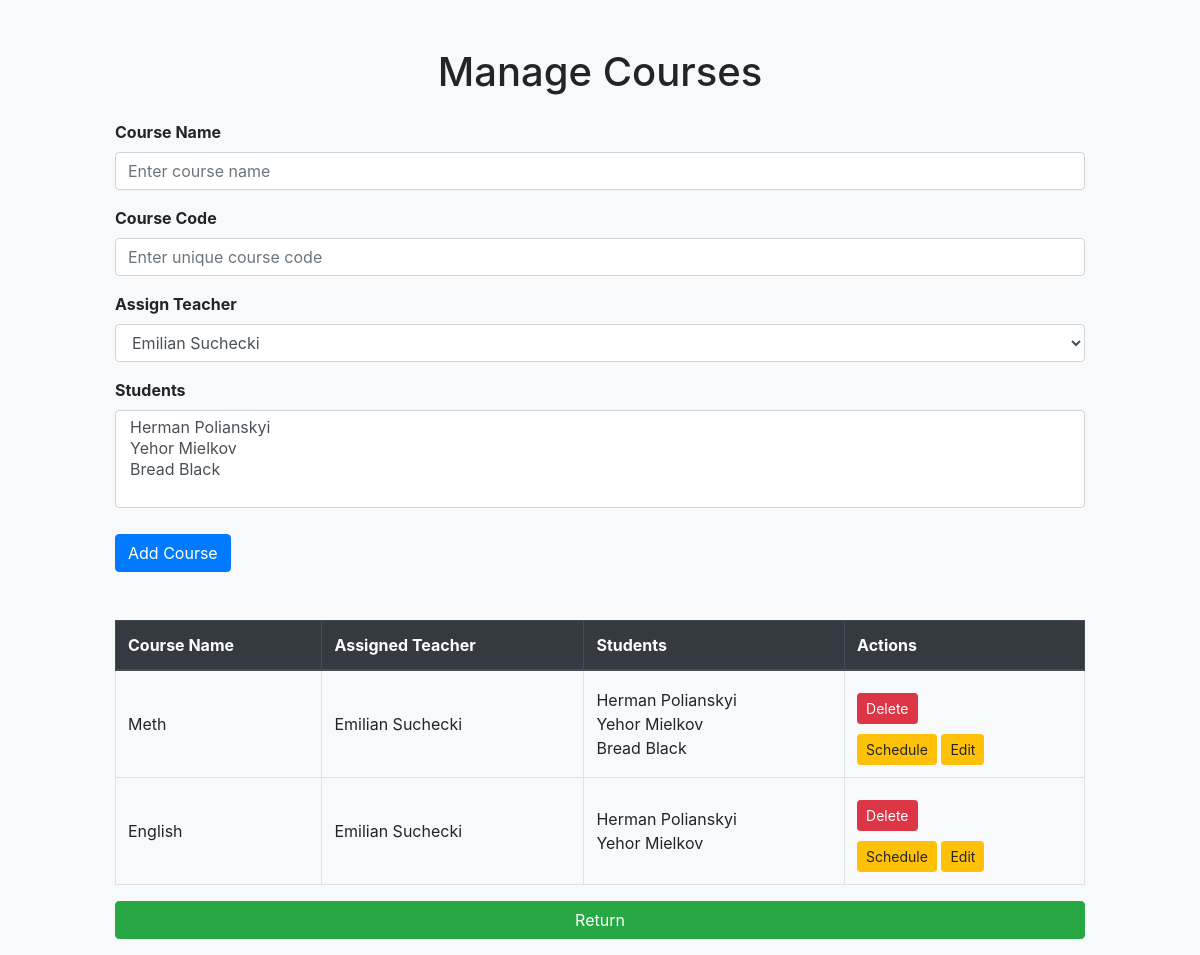
/admin_page (signed in), run on an earlier commit of the app's database.
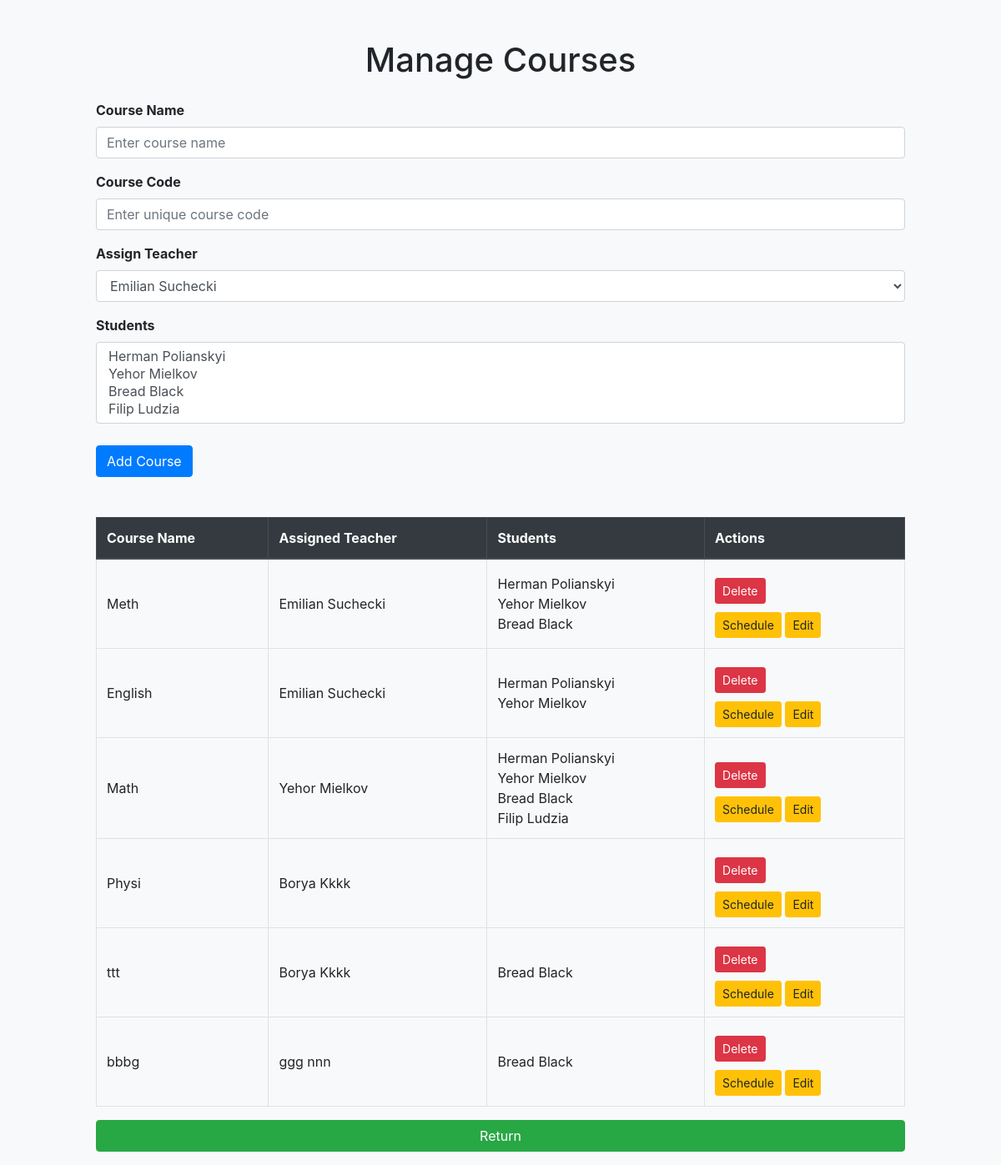
And on a later commit of the database.
### models.py (models this page shows)
class Course(db.Model):
    id = db.Column(db.Integer, primary_key=True)
    name = db.Column(db.String(150), nullable=False)
    code = db.Column(db.String(50), nullable=False, unique=True, index=True)
    teacher_id = db.Column(db.Integer, db.ForeignKey('teacher.id'), nullable=False)
    students = db.relationship('User', secondary='enrollment', back_populates='enrolled_courses')
    course_schedule = db.relationship('Schedule', back_populates='course', cascade="all, delete-orphan")

class BaseUser(UserMixin, db.Model):
    __abstract__ = True
    id = db.Column(db.Integer, primary_key=True)
    username = db.Column(db.String(150), unique=True, nullable=False)
    password = db.Column(db.String(150), nullable=False)
    first_name = db.Column(db.String(100), nullable=True)
    last_name = db.Column(db.String(100), nullable=True)
    account_type = db.Column(db.String(50), nullable=False)
    email = db.Column(db.String(150), nullable=True, unique=True)

class Teacher(BaseUser):
    __tablename__ = 'teacher'
    subjects = db.Column(db.String(200), nullable=False)
    office = db.Column(db.String(100), nullable=False)
    consultation_hours = db.Column(db.String(100), nullable=False)
    courses = db.relationship('Course', backref='teacher')

class User(BaseUser):
    __tablename__ = 'user'
    major = db.Column(db.String(150), nullable=True)
    semester = db.Column(db.Integer, nullable=True)
    enrolled_courses = db.relationship('Course', secondary='enrollment', back_populates='students')

### app.py (the view, shortened to what this page needs)
@app.route('/admin_page', methods=['GET', 'POST'])
@login_required
def manage_courses():
    teachers = Teacher.query.all()
    courses = Course.query.all()
    students = User.query.filter_by(account_type='user').all()
    return render_template('manage_courses.html', courses=courses, teachers=teachers, students=students)

### app.py (called while the page is built)
@login_manager.user_loader
def load_user(user_id):
    user = User.query.get(int(user_id))
    if not user:
        user = Teacher.query.get(int(user_id))
    if not user:
        user = Admin.query.get(int(user_id))
    return user

### templates/manage_courses.html (shortened to what this page needs)
<!DOCTYPE html>
<html lang="en">
<head>
    <link rel="stylesheet" href="https://cdn.jsdelivr.net/npm/bootstrap@4.3.1/dist/css/bootstrap.min.css">
</head>
<body>
    <div class="container mt-5">
        <h1 class="text-center mb-4">Manage Courses</h1>
        <form method="POST" class="mb-5">
            <div class="form-group">
                <label for="name">Course Name</label>
                <input type="text" class="form-control" name="name" id="name" placeholder="Enter course name" required>
            </div>
            <div class="form-group">
                <label for="code">Course Code</label>
                <input type="text" class="form-control" name="code" id="code" placeholder="Enter unique course code" required>
            </div>
            <div class="form-group">
                <label for="teacher_id">Assign Teacher</label>
                <select class="form-control" name="teacher_id" id="teacher_id" required>
                    {% for teacher in teachers %}
                    <option value="{{ teacher.id }}">{{ teacher.first_name }} {{ teacher.last_name }}</option>
                    {% endfor %}
                </select>
            </div>
            <div class="form-group">
                <label for="students">Students</label>
                <select name="students" class="form-control" multiple>
                    {% for user in students %}
                    <option value="{{ user.id }}">{{ user.first_name }} {{ user.last_name }}</option>
                    {% endfor %}
                </select>
            </div>
            <button type="submit" class="btn btn-primary">Add Course</button>
        </form>
        <table class="table table-bordered">
            <thead class="thead-dark">
                <tr>
                    <th>Course Name</th>
                    <th>Assigned Teacher</th>
                    <th>Students</th>
                    <th>Actions</th>
                </tr>
            </thead>
            <tbody>
                {% for course in courses %}
                <tr>
                    <td>{{ course.name }}</td>
                    <td>
                        {% for teacher in teachers %}
                        {% if teacher.id == course.teacher_id %}
                        {{ teacher.first_name }} {{ teacher.last_name }}
                        {% endif %}
                        {% endfor %}
                    </td>
                    <td>
                        {% for student in course.students %}
                        {{ student.first_name }} {{ student.last_name }}<br>
                        {% endfor %}
                    </td>
                    <td>
                        <form method="POST" action="{{ url_for('delete_course', course_id=course.id) }}"
                            onsubmit="return confirm('Are you sure you want to delete this course?')">
                            <button type="submit" class="btn btn-danger btn-sm">Delete</button>
                        </form>
                        <a href="{{ url_for('edit_course_schedule', course_id=course.id) }}" class="btn btn-sm btn-warning">Schedule</a>
                        <a href="{{ url_for('edit_course', course_id=course.id) }}" class="btn btn-sm btn-warning">Edit</a>
                    </td>
                </tr>
                {% endfor %}
            </tbody>
        </table>
        <a href="{{ url_for('admin_page') }}" class="btn btn-success mb-3">Return</a>
    </div>
</body>
</html>

What changed in the data, as far as the page shows it:
added Course: name "Math", User (first_name "Herman", last_name "Polianskyi"), User (first_name "Yehor", last_name "Mielkov"), User (first_name "Bread", last_name "Black")
added Teacher: first_name "Yehor", last_name "Mielkov", shown under "Math"
added User: {{ user.id }} 4 (drawn), first_name "Filip", last_name "Ludzia"
added Course: name "Physi"
added Teacher: first_name "Borya", last_name "Kkkk"
added Course: name "ttt", User (first_name "Bread", last_name "Black")
added Course: name "bbbg", User (first_name "Bread", last_name "Black")
added Teacher: first_name "ggg", last_name "nnn", shown under "bbbg"
Also different on the page:
form field students: "Herman Polianskyi / Yehor Mielkov / Bread Black" → "Herman Polianskyi / Yehor Mielkov / Bread Black / Filip Ludzia"
